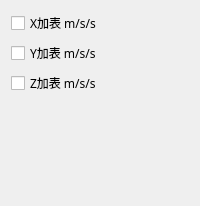
             <widget class="QWidget" name="page_7">
              <layout class="QGridLayout" name="gridLayout_24">
               <item row="1" column="0">
                <widget class="QCheckBox" name="checkBox_21">
                 <property name="font">
                  <font>
                   <family>微软雅黑</family>
                  </font>
                 </property>
                 <property name="text">
                  <string>Y加表 m/s/s</string>
                 </property>
                </widget>
               </item>
               <item row="3" column="0">
                <spacer name="verticalSpacer_8">
                 <property name="orientation">
                  <enum>Qt::Vertical</enum>
                 </property>
                 <property name="sizeHint" stdset="0">
                  <size>
                   <width>20</width>
                   <height>100</height>
                  </size>
                 </property>
                </spacer>
               </item>
               <item row="2" column="0">
                <widget class="QCheckBox" name="checkBox_22">
                 <property name="font">
                  <font>
                   <family>微软雅黑</family>
                  </font>
                 </property>
                 <property name="text">
                  <string>Z加表 m/s/s</string>
                 </property>
                </widget>
               </item>
               <item row="0" column="0">
                <widget class="QCheckBox" name="checkBox_20">
                 <property name="font">
                  <font>
                   <family>微软雅黑</family>
                  </font>
                 </property>
                 <property name="text">
                  <string>X加表 m/s/s</string>
                 </property>
                </widget>
               </item>
              </layout>
             </widget>
